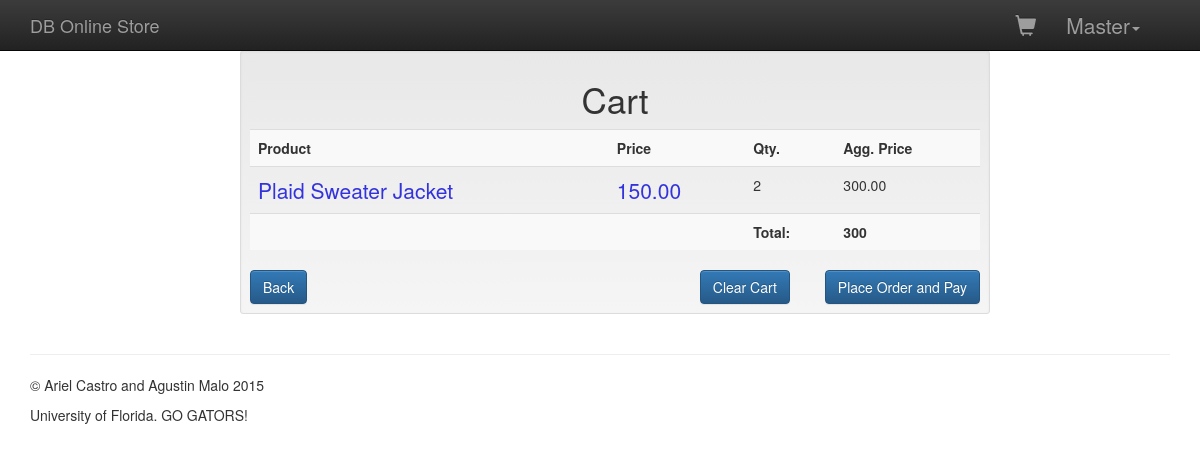
The app's page /account/cart/ (signed in), older data.
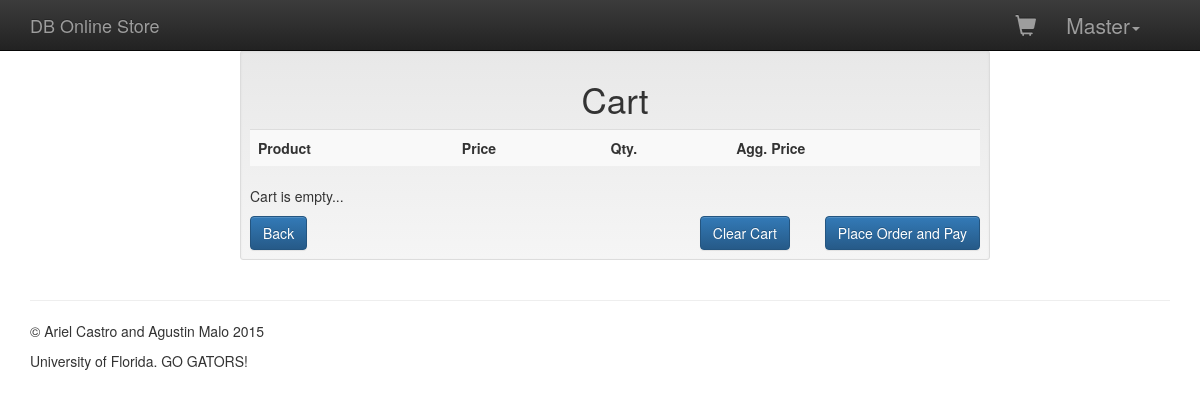
The same page, newer data.
### carts/models.py (models this page shows)
class Cart(models.Model):
	user = models.ForeignKey('accounts.UserProfile')
	product = models.ForeignKey('main_store.Product')
	quantity = models.PositiveIntegerField(default=1)
	product_price = models.DecimalField(decimal_places=2,max_digits=10)
	agg_price = models.DecimalField(decimal_places=2,max_digits=10)

### main_store/models.py (models this page shows, shortened)
class Product(models.Model):
    name = models.CharField(max_length=100)
    price = models.DecimalField(max_digits=8, decimal_places=2)
    stock_quantity = models.IntegerField()
    description = models.TextField()
    active = models.BooleanField()

### carts/views.py (the view)
# urls.py: url(r'^account/cart/$', cartViews.cart, name='cart'),
@login_required
def cart(request):
    if request.method == 'POST':
        carts = ""
        total = ""
        print "IN CART POST"
        current_user = request.user
        user_id = current_user.id
        user_profile = UserProfile.objects.get(user_id=user_id)
        user_profile_id = user_profile.id
        print user_profile_id
        cartCollection = Cart.objects.filter(user_id=user_profile_id)
        for cart in cartCollection:
            cart.delete()
    else:
    	print "IN CART get"
    	current_user = request.user
    	user_id = current_user.id
    	user_profile = UserProfile.objects.get(user_id=user_id)
    	user_profile_id = user_profile.id
    	print user_profile_id
    	carts = Cart.objects.filter(user_id=user_profile_id)
        total = carts.aggregate(total=Sum(F('agg_price')))
    return render(request,
            'accounts/cart.html',
            {'carts': carts,
            'total': total,} )

### db_online_store/templates/accounts/cart.html (shortened to what this page needs)
{% extends "base.html" %}
{% block content %}
<div class="container">
    <div class="row">
        <div class="col-sm-2 col-md-2"></div>
        <div class="col-xs-12 col-sm-8 col-md-8 col-lg-8">
            <div class="well well-sm">
                <h2 class="text-center">Cart</h2>
                <table class="table table-striped">
                    <tr>
                        <th>Product</th>
                        <th>Price</th>
                        <th>Qty.</th>
                        <th>Agg. Price</th>
                    </tr>
                    {% if carts %}
                    {% for cart in carts %}
                    <tr>
                        <td ><a href="{% url 'product_detail' cart.product.id %}">{{ cart.product.name | capfirst }}</a></td>
                        <td ><a href="{% url 'product_detail' cart.product.id %}">{{ cart.product_price }}</a></td>
                        <td href="">{{ cart.quantity}}</td>
                        <td href="">{{ cart.agg_price}}</td>
                    </tr>
                    {% endfor %}
                    <tr>
                        <td ></td>
                        <td ></td>
                        <td ><strong>Total: </strong></td>
                        <td ><strong>{{total.total}}</strong></td>
                    </tr>
                    </table>
                    {% else %}
                </table>
                    <p>Cart is empty...</p>
                    {% endif %}
                <div class="row">
                    <div class="btn-group col-lg-3 col-md-3 col-sm-3 col-xs-3">
                        <a href="{% url 'account' %}" type="button" class="btn btn-primary">Back</a>
                    </div>
                    <div class="btn-group col-lg-6 col-md-6 col-sm-3 col-xs-3">
                        <form action="/account/cart/" method="post">
                            <input class="btn btn-primary pull-right" type="submit" value="Clear Cart">
                        </form>
                    </div>
                    <div class="btn-group col-lg-3 col-md-3 col-sm-6 col-xs-6">
                        <form action="/account/orders/" method="post">
                            <input class="btn btn-primary pull-right" type="submit" value="Place Order and Pay">
                        </form>
                    </div>
                </div>
            </div>
        </div>
        <div class="col-sm-2 col-md-2"></div>
    </div>
</div>
{% endblock content %}

Row changes from the older to the newer data that the page shows:
removed Cart: product.name "Plaid Sweater Jacket", product_price "150.00", quantity "2", agg_price "300.00"
Text that changed along with them:
{{ total.total }}: "300" → (not shown)
text no longer shown: "Total:"
text now shown: "Cart is empty..."
